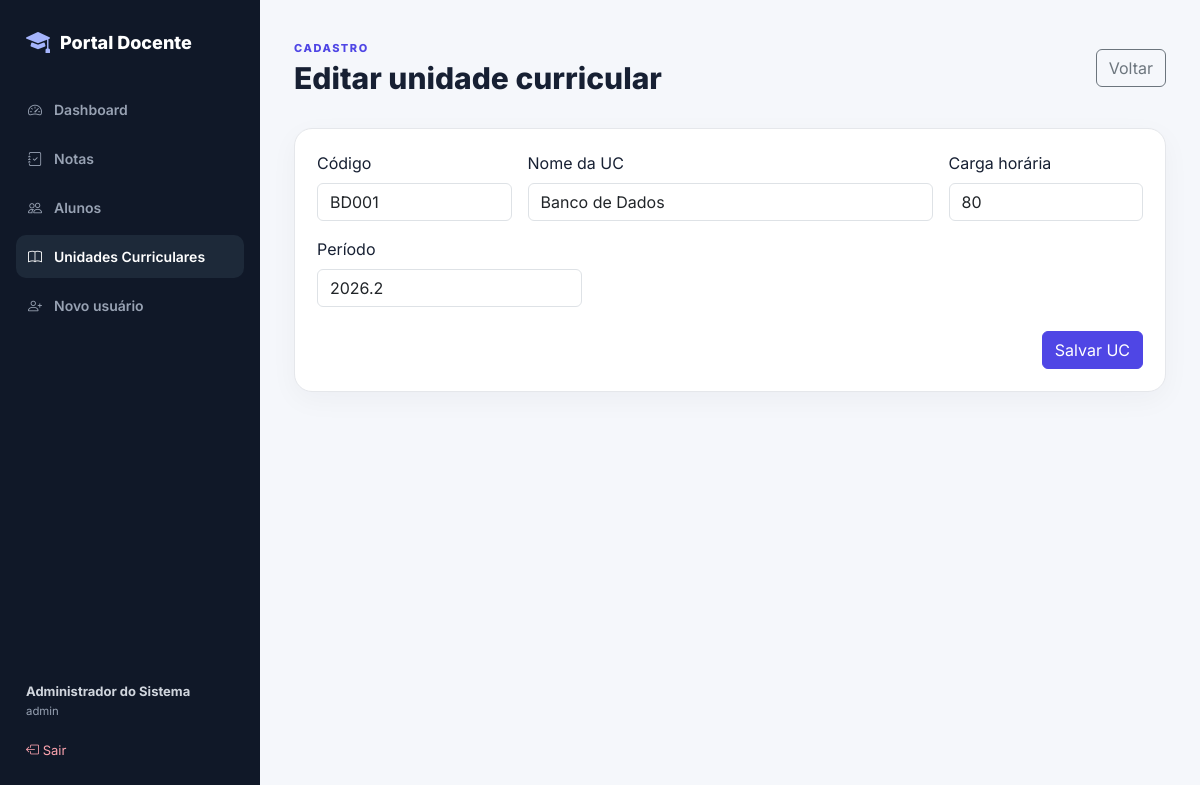
The page /View/uc_form.php?id=1 (signed in) on the database its author committed.
### tables this page shows
CREATE TABLE unidades_curriculares (
    id INT UNSIGNED AUTO_INCREMENT PRIMARY KEY,
    codigo VARCHAR(20) NOT NULL UNIQUE,
    nome VARCHAR(120) NOT NULL,
    carga_horaria SMALLINT UNSIGNED NOT NULL DEFAULT 40,
    periodo VARCHAR(20) NULL,
    criado_em TIMESTAMP NOT NULL DEFAULT CURRENT_TIMESTAMP
);

### Model/Connection.php (called while the page is built, shortened)
<?php
class Connection
{
    private static ?PDO $instance = null;
    public static function getInstance(): PDO
    {
        if (self::$instance === null) {
            try {
                self::$instance = new PDO(
                    'mysql:host=' . DB_HOST . ';port=' . DB_PORT . ';dbname=' . DB_NAME . ';charset=utf8mb4',
                    DB_USER,
                    DB_PASSWORD,
                    [
                        PDO::ATTR_ERRMODE => PDO::ERRMODE_EXCEPTION,
                        PDO::ATTR_DEFAULT_FETCH_MODE => PDO::FETCH_ASSOC,
                        PDO::ATTR_EMULATE_PREPARES => false,
                    ]
                );
            } catch (PDOException $e) {
                die('Não foi possível conectar ao MySQL. Verifique Config/configuration.php e se o MySQL do XAMPP está iniciado.');
            }
        }
        return self::$instance;
    }
}

### Controller/UnidadeCurricularController.php (called while the page is built, shortened)
<?php
class UnidadeCurricularController
{
    private UnidadeCurricular $model;
    public function __construct() { $this->model = new UnidadeCurricular(); }
    public function porId(int $id): ?array { return $this->model->porId($id); }
}

### Model/UnidadeCurricular.php (called while the page is built, shortened)
<?php
class UnidadeCurricular
{
    private PDO $db;
    public function __construct()
    {
        $this->db = Connection::getInstance();
    }
    public function porId(int $id): ?array
    {
        $stmt = $this->db->prepare('SELECT * FROM unidades_curriculares WHERE id = :id');
        $stmt->execute(['id' => $id]);
        return $stmt->fetch() ?: null;
    }
}

### bootstrap.php (called while the page is built, shortened)
<?php
function e(mixed $value): string
{
    return htmlspecialchars((string)$value, ENT_QUOTES, 'UTF-8');
}

### View/uc_form.php (the view, shortened to what this page needs)
<?php
require_once __DIR__ . '/../bootstrap.php';
$id = isset($_GET['id']) ? (int)$_GET['id'] : 0;
$c = new UnidadeCurricularController();
$uc = $id ? $c->porId($id) : null;
require __DIR__ . '/_header.php';
?>
<div class="page-header"><div><span class="eyebrow">CADASTRO</span><h1><?= $id ? 'Editar unidade curricular' : 'Nova unidade curricular' ?></h1></div><a href="ucs.php" class="btn btn-outline-secondary">Voltar</a></div>
<div class="panel">
<form method="post"><?= csrf_field() ?>
<div class="row g-3">
<div class="col-md-3"><label class="form-label">Código</label><input required name="codigo" class="form-control" placeholder="UC001" value="<?= e($uc['codigo'] ?? '') ?>"></div>
<div class="col-md-6"><label class="form-label">Nome da UC</label><input required name="nome" class="form-control" placeholder="Banco de Dados" value="<?= e($uc['nome'] ?? '') ?>"></div>
<div class="col-md-3"><label class="form-label">Carga horária</label><input required type="number" min="1" name="carga_horaria" class="form-control" value="<?= e($uc['carga_horaria'] ?? 40) ?>"></div>
<div class="col-md-4"><label class="form-label">Período</label><input name="periodo" class="form-control" placeholder="2026.2" value="<?= e($uc['periodo'] ?? '') ?>"></div>
</div>
<div class="text-end mt-4"><button class="btn btn-primary">Salvar UC</button></div>
</form></div>
<?php require __DIR__ . '/_footer.php'; ?>

### templates/css/app.css (style rules this page uses)
:root { --primary:#4f46e5;--primary-dark:#3730a3;--bg:#f5f7fb;--surface:#fff;--text:#172033; --muted:#6b7280;--border:#e5e7eb;--sidebar:#101828;--sidebar-muted:#98a2b3; }
* { box-sizing:border-box }
body { margin:0;font-family:Inter,system-ui,sans-serif;background:var(--bg);color:var(--text) }
a { text-decoration:none }
.page-header { display:flex;justify-content:space-between;gap:20px;align-items:center;margin-bottom:26px }
.page-header h1 { font-size:30px;font-weight:800;margin:2px 0 6px }
.eyebrow { font-size:11px;letter-spacing:.14em;font-weight:800;color:var(--primary) }
.btn-primary { background:var(--primary);border-color:var(--primary) }
.panel { background:var(--surface);border:1px solid var(--border);border-radius:18px;padding:22px;box-shadow:0 8px 28px rgba(15,23,42,.04) }

### rows shown on the page
unidades_curriculares: codigo "BD001", nome "Banco de Dados", carga_horaria "80", periodo "2026.2"

### other values the page prints
$_SESSION['usuario_nome'] "Administrador do Sistema"
$_SESSION['usuario_tipo'] "admin"
